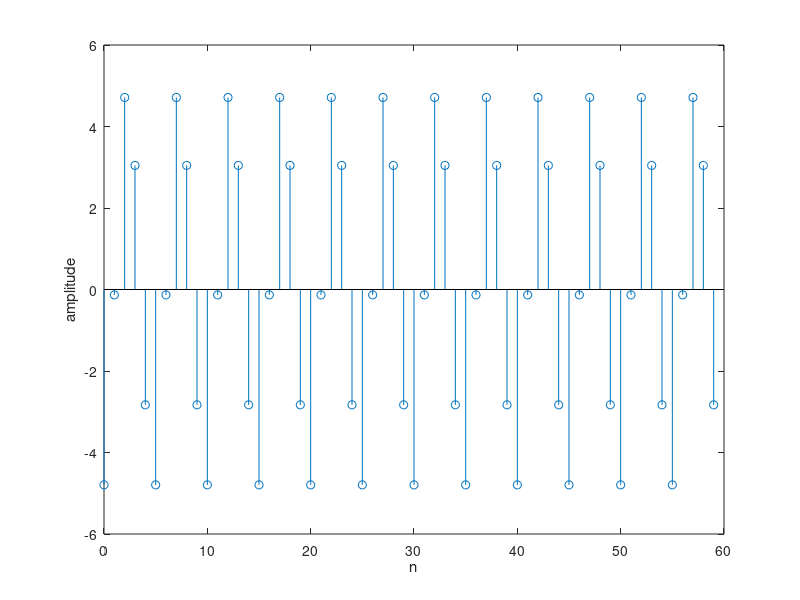

Write MATLAB code to recreate this figure.
clc;
n=0:1:59;
f=2/10;
a=input("Amplitude: ");
phase=input("Phase: ");
y=a*sin((2*pi*f*n) + phase);
plot(n,y);
stem(n,y);
xlabel('n');ylabel("amplitude");
